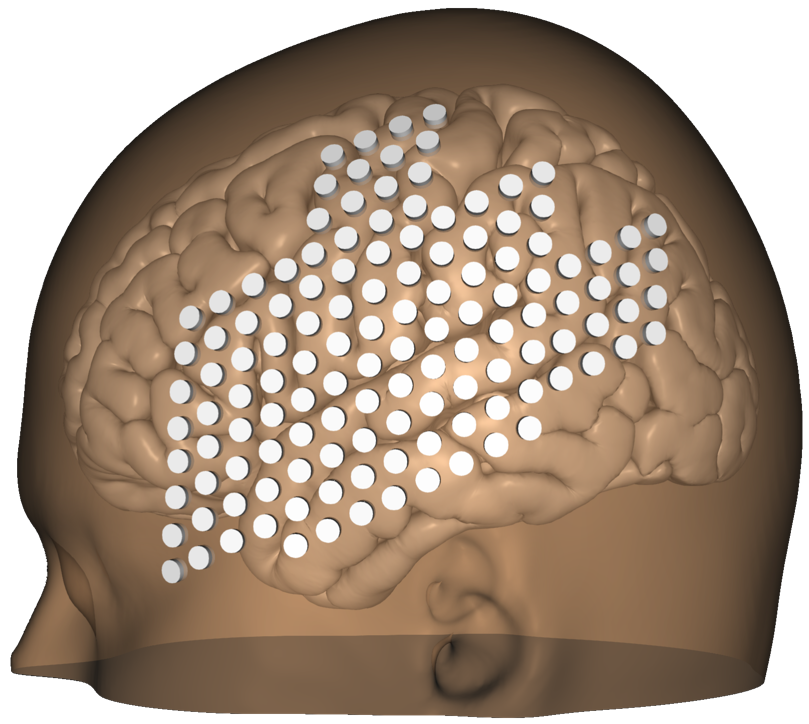
#> input picture scripts/figures/assets/montage_colorless.png, 809 x 724 px
$ python plot_fig_s2a_electrode_montage.py
#> lines starting #> are read from the running program, lines starting #| are printed output that depends on the picture
"""Supplementary Fig. S2a: k-medoids electrode subsets on the montage.

Uses the manuscript subsets from ``uhd_eeg.analysis.electrode_subsets_kmedoids``
(Supplementary Fig. S2). Hand-picked subsets are not included.

Example::

    uv run python scripts/figures/plot_fig_s2a_electrode_montage.py
"""

from __future__ import annotations

import argparse
from pathlib import Path

import numpy as np
from matplotlib.image import imread

from scripts.figures._lib.default_plt import cm_to_inch, plt
from uhd_eeg.analysis.electrode_subsets_kmedoids import DENSITIES, EXPECTED_SUBSETS

REPO_ROOT = Path(__file__).resolve().parents[2]
ASSETS = Path(__file__).resolve().parent / "assets"


def load_subsets() -> dict[int, list[int]]:
    return {density: list(EXPECTED_SUBSETS[density]) for density in DENSITIES}


def show_montage(channels_to_show: list[int], save_stem: Path) -> None:
    img = imread(ASSETS / "montage_colorless.png")
#> img is the input picture: shape (724, 809, 4) float32; mean R, G, B, A 0.454, 0.378, 0.309, 0.8
    coordinates = np.load(ASSETS / "coordinates_colorless.npy")
#> (reads scripts/figures/assets/coordinates_colorless.npy from the repository)
    plt.figure(figsize=(7.5 * cm_to_inch, 7.5 * cm_to_inch))
    plt.imshow(img)
    plt.scatter(
        coordinates[channels_to_show, 0],
        coordinates[channels_to_show, 1],
        s=30.0,
        c="r",
        linewidths=0,
    )
    plt.axis("off")
    save_stem.parent.mkdir(parents=True, exist_ok=True)
    for suffix in (".png", ".pdf"):
        plt.savefig(save_stem.with_suffix(suffix), dpi=600)
#> this loop made 2 passes
#> pass 1, in show_montage, `plt.savefig(save_stem.with_suffix(suffix), dpi=600)`:
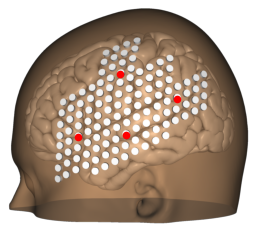
#> figure drawn by matplotlib, 1 panel
    plt.clf()
    plt.close()


def parse_args() -> argparse.Namespace:
    parser = argparse.ArgumentParser(description=__doc__)
    parser.add_argument(
        "--output-dir",
        type=Path,
        default=REPO_ROOT / "outputs" / "figures" / "figS2a_electrode_montage",
    )
    parser.add_argument(
        "--densities",
        type=int,
        nargs="*",
        default=list(DENSITIES) + [128],
        help="Channel counts to draw (default: 4 8 16 32 128).",
    )
    return parser.parse_args()


def main() -> None:
    args = parse_args()
    subsets = {str(k): list(v) for k, v in EXPECTED_SUBSETS.items()}
    subsets["128"] = list(range(128))
    for n in args.densities:
        key = str(int(n))
        if key not in subsets:
            raise KeyError(f"No subset defined for n_channels={n}")
        channels = subsets[key]
        assert len(channels) == int(key)
        show_montage(channels, args.output_dir / f"montage_{key}")
    print(args.output_dir.resolve())


if __name__ == "__main__":
    main()
